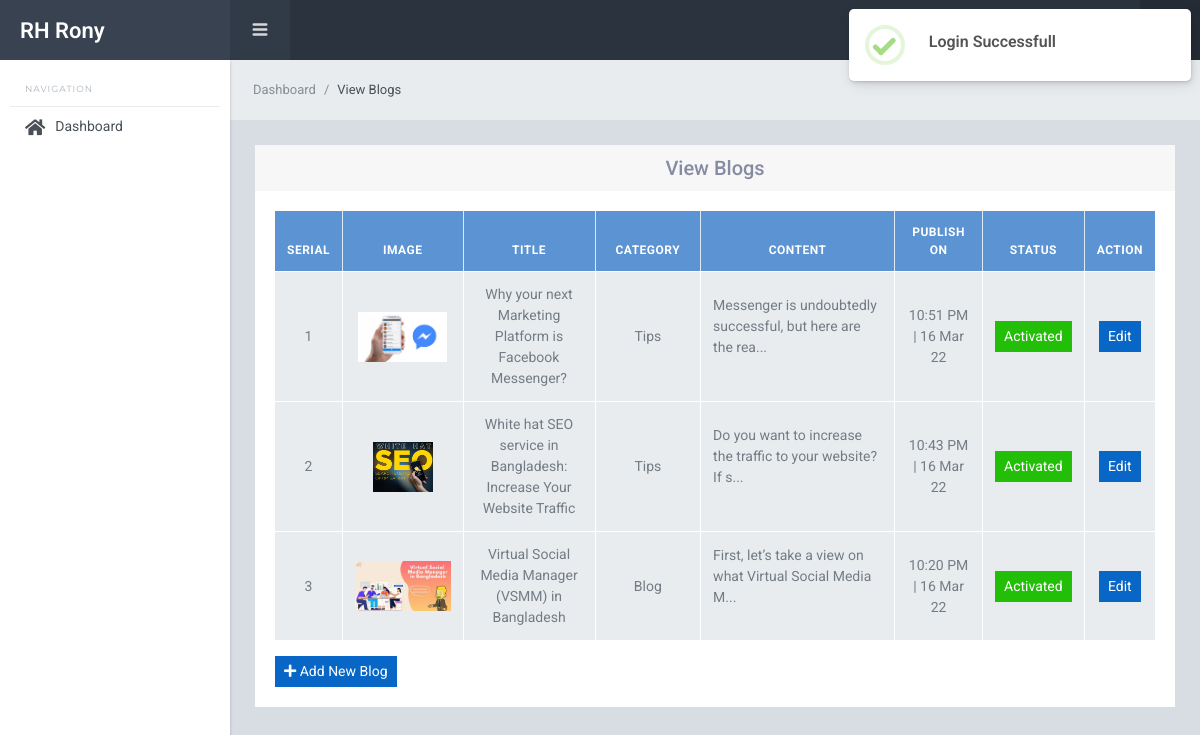
Screenshot of /backend/blog/blog_view.php (signed in) with the database file from the repository.
### tables this page shows
CREATE TABLE `blogs` (
  `id` int(11) NOT NULL,
  `title` varchar(100) NOT NULL,
  `image` varchar(100) DEFAULT NULL,
  `category` varchar(50) NOT NULL,
  `content` text NOT NULL,
  `time` datetime NOT NULL,
  `status` int(11) NOT NULL DEFAULT 1
);

### assets/functions.php (called while the page is built, shortened)
<?php
function url($x = '') {
    $directory = explode('/', dirname($_SERVER['PHP_SELF']));
    $url = $_SERVER['HTTP_HOST'] . '/' . $directory[1] . '/';
    $url = str_replace('//', '/', $url);
    if (isset($_SERVER['HTTPS']) && $_SERVER['HTTPS'] == 'on') {
        $url = 'https://' . $url;
    } else {
        $url = 'http://' . $url;
    }
    return $url . $x;
}

### backend/blog/blog_view.php (the view, shortened to what this page needs)
<?php
$sql = "SELECT * FROM blogs ORDER BY id DESC";
$query = mysqli_query($conn, $sql);
require_once("../includes/header.php");
require_once("../includes/sidebar.php");
require_once("../includes/navbar.php");
?>
<div class="sl-mainpanel">
    <nav class="breadcrumb sl-breadcrumb">
        <a class="breadcrumb-item" href="<?= url() ?>backend/dashboard.php">Dashboard</a>
        <span class="breadcrumb-item active">View Blogs</span>
    </nav>
    <div class="sl-pagebody">
        <div class="row justify-content-center">
            <div class="col-md-12">
                <div class="card">
                    <div class="card-header">
                        <h5 class="m-0 text-center">View Blogs</h5>
                    </div>
                    <div class="card-body">
                        <table class="table table-bordered align-middle text-center">
                            <thead class="bg-info">
                                <tr>
                                    <th class="text-center">Serial</th>
                                    <th class="text-center">Image</th>
                                    <th width="15%" class="text-center">Title</th>
                                    <th width="12%" class="text-center">Category</th>
                                    <th class="text-center">Content</th>
                                    <th width="10%" class="text-center">Publish On</th>
                                    <th class="text-center">Status</th>
                                    <th class="text-center">Action</th>
                                </tr>
                            </thead>
                            <tbody>
                                <?php foreach ($query as $key => $blog) : ?>
                                    <tr>
                                        <td><?= ++$key ?></td>
                                        <td><img style="max-height: 50px;" src="../../assets/frontend/images/blog/<?= $blog['image'] ?>" alt="testimonial image"></td>
                                        <td><?= $blog['title'] ?></td>
                                        <td><?= $blog['category'] ?></td>
                                        <td class="text-left"><?= substr($blog['content'], 0, 60) . '...' ?></td>
                                        <td><?= date("h:i A | d M y", strtotime($blog['time'])) ?></td>
                                        <td><a href="blog_status.php?id=<?= $blog['id'] ?>" class="btn btn-sm  <?= ($blog['status'] == 1) ? 'btn-success' : 'btn-secondary' ?>"><?= ($blog['status'] == 1) ? 'Activated' : 'Deactivated' ?></a></td>
                                        <td>
                                            <a href="blog_edit.php?id=<?= $blog['id'] ?>" class="btn btn-sm btn-primary">Edit</a>
                                        </td>
                                    </tr>
                                <?php endforeach ?>
                            </tbody>
                        </table>
                        <a href="blog_add.php" class="btn btn-sm btn-primary"><i class="fa fa-plus" aria-hidden="true"></i> Add New Blog</a>
                    </div>
                </div>
            </div>
        </div>
    </div>
</div>
<?php require_once("../includes/footer.php"); ?>

### assets/style.css (style rules this page uses)
.table th, .table td { vertical-align: middle; }

### rows the page displays
blogs: image (picture), title "Why your next Marketing Platform is Facebook Messenger?", category "Tips", content "Messenger is undoubtedly successful, but here are the rea", time "10:51 PM | 16 Mar 22", status "Activated"
blogs: image (picture), title "White hat SEO service in Bangladesh: Increase Your Website Traffic", category "Tips", content "Do you want to increase the traffic to your website? If s", time "10:43 PM | 16 Mar 22", status "Activated"
blogs: image (picture), title "Virtual Social Media Manager (VSMM) in Bangladesh", category "Blog", content "First, let’s take a view on what Virtual Social Media M", time "10:20 PM | 16 Mar 22", status "Activated"
